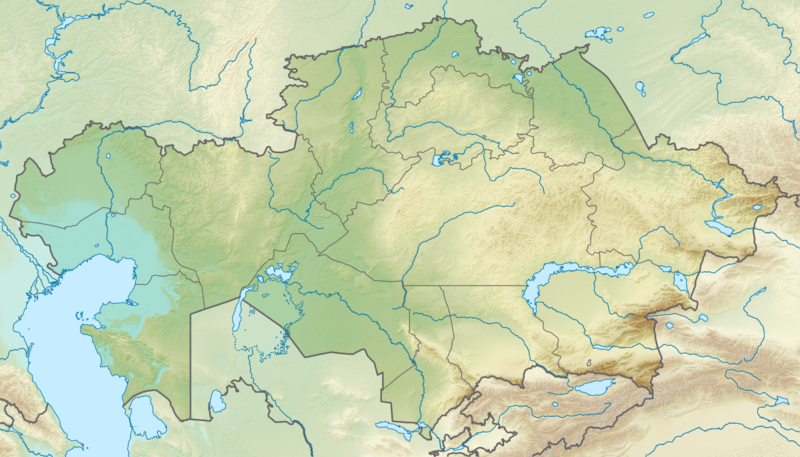
#> input picture tests/testing_FuncAnimation/Kazakhstan_map.png, 800 x 457 px
$ python reentry_FuncAn_basics_works_211031.py
#> lines starting #> are read from the running program, lines starting #| are printed output that depends on the picture
### tests/testing_FuncAnimation/lift.py
#!/usr/bin/env python3
# -*- coding: utf-8 -*-
"""
Created on Fri Jul 23 09:54:32 2021

@author: paco
"""

'''This script has auxilliary functions for reentry script

'''
import numpy as np

#%% lambdas and functions

module = lambda v: np.sqrt( np.sum(v**2))
v_unitary = lambda v: v/module(v)


#%% Calculates lift_vector, first a reference that always points upwards, normal to velocity
# then rotated over the velocity vector according to Rodriges formula

# [17 lines left out: function lift_vector, not called in this run]

#%% air density as a function of altitude
#based on https://nptel.ac.in/content/storage2/courses/101106041/Chapter%202%20-Lecture%205%2020-12-2011.pdf
def air_density(h):
    if h <= 11e3:      #11e3 m limit for troposphere
        rho = 1.225* ( ( 1 - 2.2588e-5 * h) ** 4.25588)
    elif h > 11e3:   #start of stratosphere, a different equation applies
        rho = 0.36391* np.exp( -0.000157688 *( h-11e3))
    elif h > 20e3:
        rho = 0.08803* ( (1+0.000004616*(h-20000))**(-35.1632) )
    return rho

#%% gravity force calculator
# [8 lines left out: function gravity_calc, not called in this run]

#%% area for the Drag force calculation.
'''simulates parachutes deploying under 10.7km altitude
real soyuz deploys brake parachute at 10.7Km and main at 8.5Km.

'''

# [11 lines left out: function area_drag, not called in this run]
#%% Dictionary with landing sites
landing_sites = {'0':(69.30,47.10),
                 '1':(49.10,53.00),
                 '2':(76.30,53.00),
                 '3':(75.50,48.10),
                 '4':(60.50,42.30),
                 '5':(58.50,47.10),
                 '6':(48.00,49.70),
                 '7':(48.00,52.00)}

### tests/testing_FuncAnimation/reentry_FuncAn_basics_works_211031.py
#!/usr/bin/env python3
# -*- coding: utf-8 -*-


'''
Please read README.txt in...

Reentry simulates the path of a Soyuz capsule through the atmosphere on its
way back to Earth.
The goals were to do it simple, and learn myself more about physics and programming.
Thatś why only numpu, matplotlib and pynput libraries are needed.
The Soyuz has an offset center of mass that makes it tilt. This assymmetric
configuration generates som lift that can be used to change her direction
by means of rotation. Letters z (counterclockwise, positve degrees) and x (clockwise,
negative degrees) are used to rotate the capsule.

Some parameters are stored in the (numpy) array flight_data that can be saved at the
end of a simulation for further analysis.

The simulation can be interrupted by closing the figure and then clicking ctr-C

If you are running from IDLE itś possible you can visualize and save flight data
after interruption by running the last 2 cells.

Regarding initial drag coefficient and lift to drag ration I recommend default
for 'realism' or Cd=0.5 L/D=1.5 for longer, more controllable flights.

Cd changes with a variety of factors. For simplicity, I assume a constant angle
of attack, and a increased Cd with lower air density, as a very simplified
surrogate of Reynolds number.

Regarding vectors axis, view can be changed by dragging with the mouse

'''
import numpy as np

from matplotlib import pyplot as plt

from matplotlib.animation import FuncAnimation

from mpl_toolkits import mplot3d

from pynput import keyboard

from lift import  lift_vector, air_density, gravity_calc, area_drag, landing_sites


#%% Ask user what Cd and L/D ratio
'''
Cd = input ('\nWhat drag coefficient? (rec 0.3-2, 1.26 deffault): ')

LD_ratio = input ('\nWhat lift to drag ratio? (rec 0.3-2, 0.4 deffault): ')
'''
Cd = ''; LD_ratio = ''

if Cd=='':
    Cd = 1.26

if LD_ratio == '':
    LD_ratio = 0.4

Cd, LD_ratio = float (Cd), float(LD_ratio)

#Draws equation to correct Cd after rho.
rho_min, rho_max = air_density(1e4), air_density(7e4)

Cd_high = Cd *1.4 #at higher atmosphere Cd will be 40% higher compared to lower atm.

# asuming equation in the form y = Ax^n, i.e., Cd = k * rho^k ...
n = (np.log10(Cd) - np.log10(Cd_high)) / (np.log10(rho_min) - np.log10(rho_max) )

log_A = n * (-np.log10(rho_max)) + np.log10(Cd_high)


#%% Lambdas and coversions

module = lambda v: np.sqrt( np.sum(v**2))

antivector_u = lambda v: -1 * v/module(v)

v_unitary = lambda v: v/module(v)

k = 111316.5 #meters/deg at the equator

#%% Keyboard ontrolls

# [9 lines left out: function on_press, not called in this run]

listener=keyboard.Listener(on_press=on_press)
listener.start()

#%% initial variables

A = 3.8 ; m = 2300.0; rot = 1 #projected area, mass = 2.3 tons

h = 70.1e3 #altitud in meters

rho = air_density(h) #air density in Kg/m3

vel_init = np.array([[4720.7231,5956.0702,-1.01]]) # for orbit incl 51.6deg

vel_after = np.array([[4720.7231,5956.0702,-2.01]])

theta = 0 #angle in degrees. angle intended to turn the lift vector about velocity axis

lat_init = 40.0; long_init = np.random.randint(46,75)

lat, long = lat_init, long_init

total_time = 0

#flight data: time, long, lat, altitude, g force, rho, vel, Cd, lift, drag, gravity, resultant
flight_data = np.array ([0., long,lat, h, 0,0,module(vel_after),Cd,0,0,0,0])

#%% Function to stop animation under a given altitude
# [77 lines left out: functions gen_frames, gen_data, not called in this run]

#%% Starting plots

fig = plt.figure('Soyuz, reentry path', figsize = (16,5))

ax = fig.add_gridspec(3,5)

plt.subplots_adjust(wspace = 0.8)

ax_xy = fig.add_subplot(ax[0:,2:]) #axis for map view

ax_xy.set_title ('Primary landing site (star). Secondaries (triangles)')
ax_xy.set_xlabel ('Longitude', fontsize = 10)
ax_xy.set_ylabel ('Latitude', fontsize = 10)

extents = (46.000,88.000,40.000,56.000)

ax_xy.set_xlim([extents[0],extents[1]])
ax_xy.set_ylim([extents[2],extents[3]])

img = 'Kazakhstan_map.png'

map = plt.imread(img)
#> map is the input picture: shape (457, 800, 4) float32; mean R, G, B, A 0.779, 0.832, 0.695, 1

ax_xy.imshow(map,extent = extents,aspect  = 'auto', alpha = 0.5)

ship, = ax_xy.plot([],[], 'bo')


y_ticks = [y+40 for y in range (3,16,3)]
x_ticks = [x+45 for x in range (3,42,3)]
ax_xy.set_xticks(x_ticks)
ax_xy.set_yticks(y_ticks)
ax_xy.grid()

#pins primary and secondary landing sites
ax_xy.scatter(69.30, 47.10, marker = '*', color = 'red')
for l in range(1, len(landing_sites)):
    c = landing_sites.get(str(l))
    ax_xy.scatter (c[0], c[1], marker = 'v', color = 'gray')


#axis that will show vectors
'''
ax_vectors =  fig.add_subplot(ax[:,0:2],projection = '3d')

ax_vectors.view_init(10,30)

x_ax_vectors = np.linspace(-7,7,7) #this helps defines axis size
y_ax_vectors = np.linspace(-7,7,7)
z_ax_vectors = y_ax_vectors.copy()

X,Y = np.meshgrid(x_ax_vectors,y_ax_vectors)

Z=0*X + 0*Y

YY,ZZ = np.meshgrid ( y_ax_vectors,z_ax_vectors)

XX = 0*Y + 0*Z

ax_vectors.invert_xaxis() #this inverts x axis, otherwise graphically wrong.
'''

#%% Animation

def init():
    ship.set_data([], [])

    return ship,

# [81 lines left out: function update, not called in this run]
ani = FuncAnimation(fig, update, frames = gen_frames, interval = 20,
                    init_func=init, repeat = False, blit=True)
plt.show()
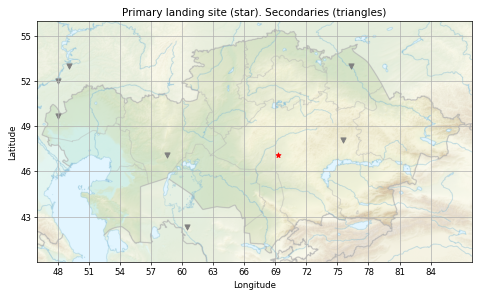
#> figure drawn by matplotlib, 1 panel

#%% Plotting flight analysis
'''
fig2 = plt.figure('Flight analysis',figsize = (8,8))
fig2.subplots_adjust(wspace=0.3)

ax2 = fig2.add_gridspec(2,2)

ax2_h = fig2.add_subplot(ax2[0,0])
ax2_h.scatter(flight_data[:,0], flight_data[:,3]/1000, marker = '^',
              s = 4, c = 'green')
ax2_h.set_xticklabels([])
ax2_h.set_xlabel('Iterations',fontsize = 'small')
ax2_h.set_ylabel('Altitude (Km)',fontsize = 'small')
ax2_h.grid(axis  = 'y')


ax2_yx = fig2.add_subplot(ax2[0,1])
limit_xmax = flight_data[:,1].max()*1.02
limit_xmin = flight_data[:,1].min()*1.02
limit_ymax = flight_data[:,2].max()*1.02
limit_ymin = flight_data[:,2].min()*1.02

ax2_yx.set_xlim([limit_xmin,limit_xmax])
ax2_yx.set_ylim([limit_ymin,limit_ymax])
ax2_yx.set_title('Path in horizontal plane', fontsize = 'medium')
ax2_yx.set_ylabel('Latitude (deg)',fontsize = 'small')
ax2_yx.set_xlabel('Longitude (deg)',fontsize = 'small')
ax2_yx.grid (axis='both')

ax2_yx.scatter(flight_data[:,1], flight_data[:,2], s = 6)

ax2_g_s = fig2.add_subplot( ax2[1,0])
ax2_g_s.scatter(flight_data[:,0], flight_data[:,4], s = 6, c = 'black' )
ax2_g_s.set_xticklabels([])
ax2_g_s.set_xlabel('Iterations',fontsize = 'small')
ax2_g_s.set_ylabel('G forces',fontsize = 'small')
ax2_g_s.grid(axis  = 'y')

#distance to nearest nearest planned landing site
distances = []
for p in landing_sites:
    lng, ltd = landing_sites.get(p)
    distance_deg = np.sqrt( (long-lng)**2 + (lat-ltd)**2)
    distance_m = distance_deg * k
    distances.append(distance_m)
distances = np.array(distances)
closer_distance ='Nearest landing site: {:.1f} Km.'.format( distances.min()/1000)

#flight duration
duration = 'Time from 70Km to 8 Km {:.1f} min.'.format (total_time/60)

ax2_data = fig2.add_subplot(ax2[1,1])
ax2_data.xaxis.set_visible(False); ax2_data.yaxis.set_visible(False)
ax2_data.text(0.05,0.4, duration)
ax2_data.text(0.05,0.6, closer_distance)

plt.show()
#%% Save flight data

#flight data: time, long, lat, altitude, g force, rho, Cd, vel, lift, drag, gravity, resultant

np.savetxt('flight_data.csv', flight_data, delimiter=',',
           header = 'Time,Long,Lat,Alt,g_s,rho,vel,Cd,Lift,Drag,Gravity,Resultant')
'''
